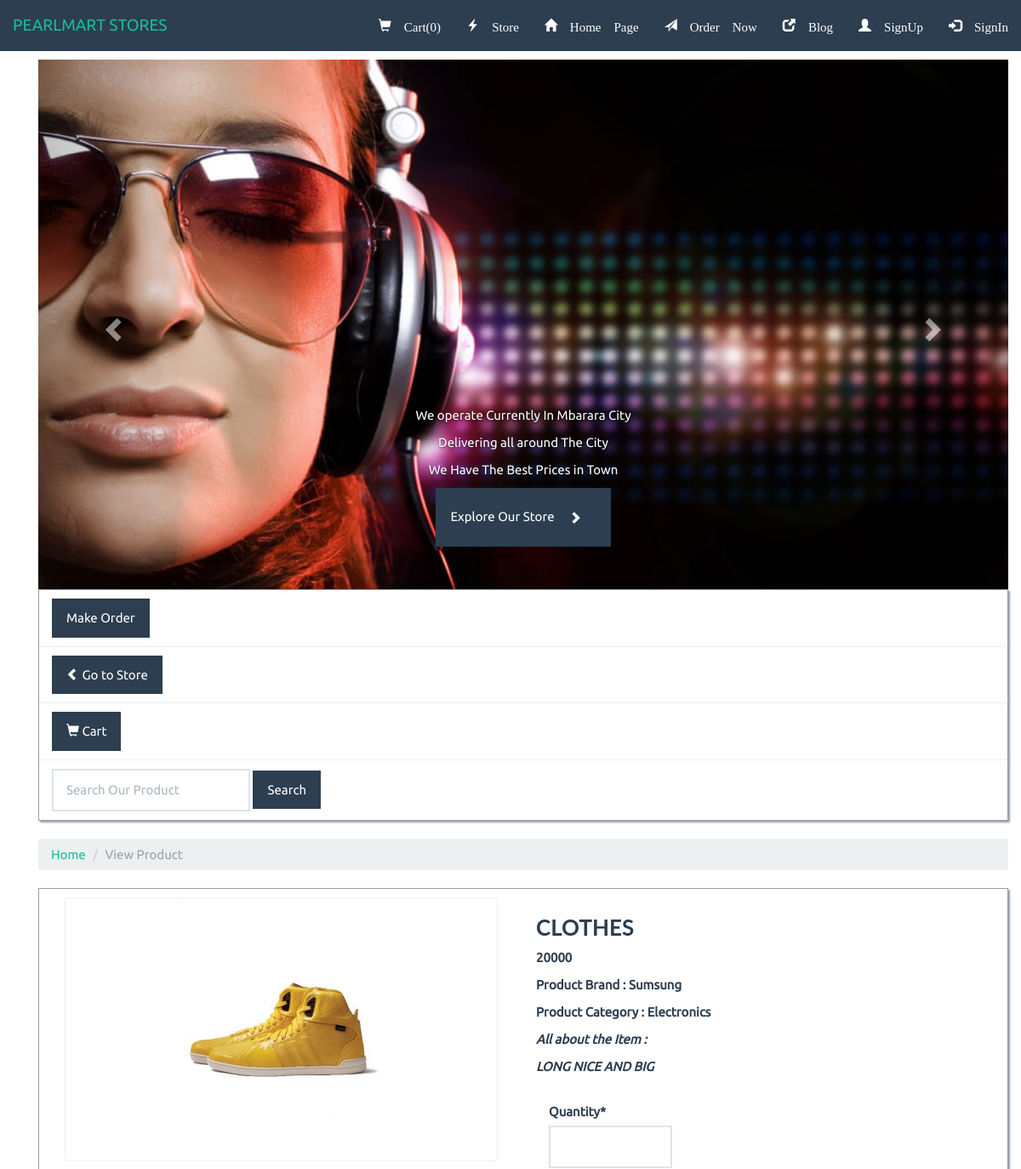
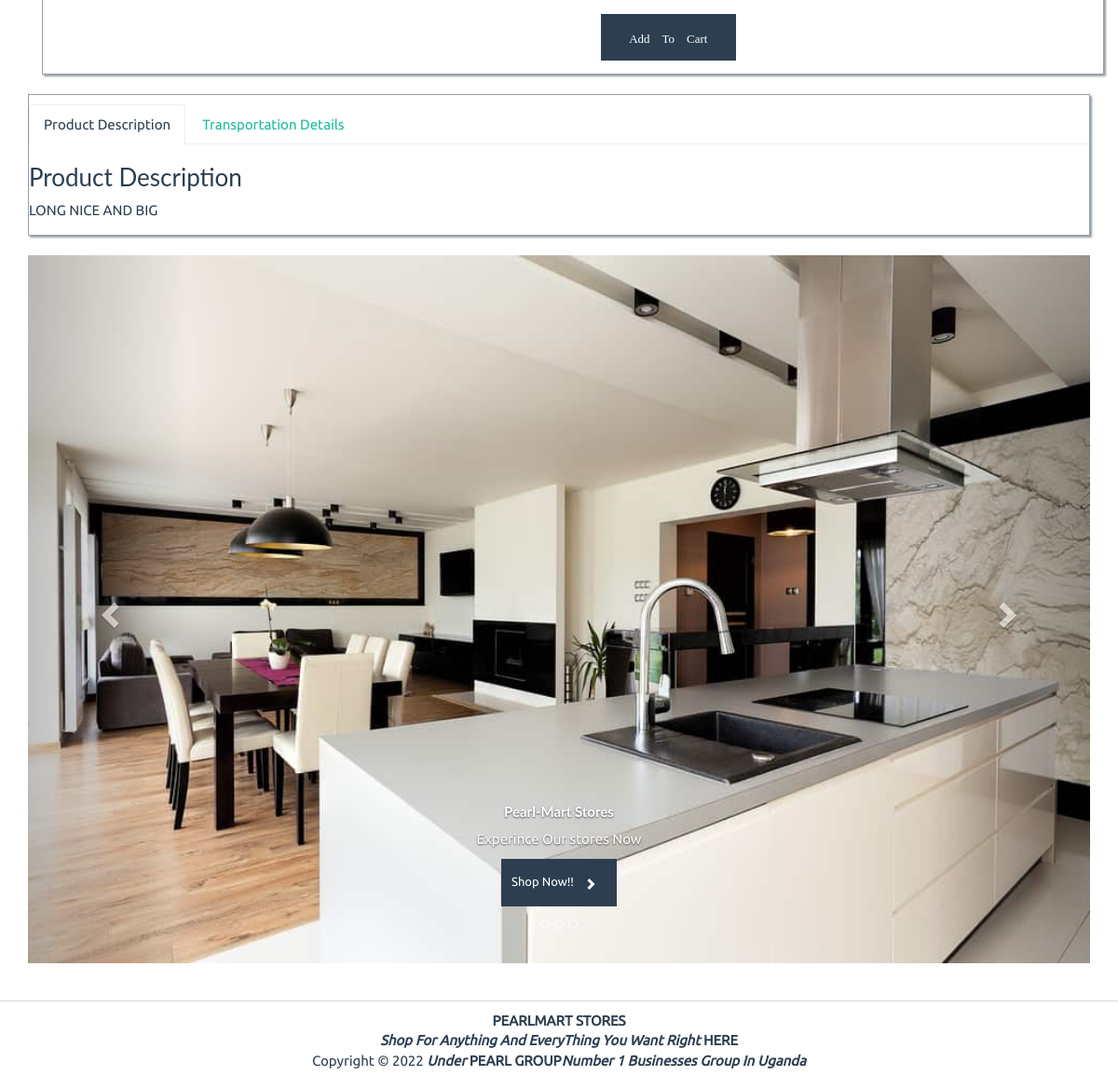
Page /1/details/ on the committed database (2 pictures, top to bottom).
### store/models/product.py (models this page shows, shortened)
class Product(models.Model):
    name = models.CharField(max_length=50)
    price = models.IntegerField(default=0)
    stock = models.IntegerField(default=1)
    category = models.ForeignKey(Category, on_delete=models.CASCADE, default=1)
    brand = models.ForeignKey(Brand, on_delete=models.CASCADE, default=1)
    description = models.CharField(max_length=200, default='' , null=True , blank=True)
    image = models.ImageField(upload_to='uploads/products/')

### store/models/brand.py (models this page shows, shortened)
class Brand(models.Model):
    name = models.CharField(max_length=20)

### store/models/category.py (models this page shows, shortened)
class Category(models.Model):
    name = models.CharField(max_length=20)

### store/views/viewproduct.py (the view, shortened to what this page needs)
# urls.py: path('<int:id>/details/', details , name='details'),
def details(request, id):
    form=ViewCartForm()
    product=Product.objects.get(id=id)
    context={'product':product,'form':form}
    cart = request.session.get('cart')
    request.session['cart'] = cart
    print('cart' , request.session['cart'])
    return render(request , 'viewproduct.html',context)

### store/views/forms.py
class ViewCartForm(forms.ModelForm):
	class Meta:
		model=Order
		fields=('quantity','id',)
	def __init__(self, *args, **kwargs,):
		super().__init__(*args, **kwargs)
		self.fields['quantity']=forms.FloatField(max_value=100, min_value=1)

### store/templates/viewproduct.html (shortened to what this page needs)
{% extends "base.html" %}
{% load static %}
{% load cart %}
{% load custom_filter %}
{% load crispy_forms_tags %}
{% block body %}
<div class="container">
<div class="row">
	<div class="col-lg-12">
		<ol class="breadcrumb">
			<li>
				<a href="">Home</a>
			</li>
			<li class="active">View Product</li>
		</ol>
	</div>
</div>
</div>
	<div class="container">
		<div class="panel panel-primary">
			<div class="panel-body">
				<div class="row">
					<div class="col-lg-6">
						<div class="col-xs-12 col-sm-12 col-md-12 col-lg-12">
							<div class="thumbnail thumbnail-q">
								<img src="{{product.image.url}}" alt="" style="max-width:100%;height: 300px;">
							</div>
						</div>
					</div>
					<div class="col-lg-4">
						<h3 class="bold">{{ product.name }} </h3>
						<p class="bold">{{ product.price }}</p>
						<p class="bold">Product Brand : {{ product.brand.name }}</p>
						<p class="bold">Product Category : {{ product.category.name }}</p>
						<p><i class="bold">All about the Item :<br/><div><b>{{ product.description }}</b></div></i></p>
						<br />
					<div class="col-lg-6">
						<form action="" method="POST" class="btn-block">
							{{ form|crispy}}
							<input type="submit"  class="btn btn-primary btn-sm mt-2 glyphicon glyphicon-shopping-cart form-control"
								value="Add To Cart">
						</form>
						</div>
			</div>
		</div>
		</div>
					</div>
				</div>
			</div>
<div class="container">
<div class="panel panel-primary">
			<div class="panel-body">
				<div class="row">
		<div role="tabpanel">
			<ul class="nav nav-tabs" role="tablist">
				<li role="presentation" class="active">
					<a href="#description" aria-controls="description" role="tab" data-toggle="tab">Product Description</a>
				</li>
				<li role="presentation">
					<a href="#Delivery" aria-controls="Delivery" role="tab" data-toggle="tab">Transportation Details</a>
				</li>
			</ul>
			<div class="tab-content">
				<div role="tabpanel" class="tab-pane active" id="description">
					<h3>Product Description</h3>
					{{ product.description }}
				</div>
			</div>
		</div>
	</div>
</div>
</div>
{% endblock %}

### static/css/styles.css (style rules this page uses)
body { font-family: Ubuntu, verdana, georgia, serif, sans-serif; }
a, a:hover, a:active, a:focus, a:visited { text-decoration: none; }
.bold { font-weight: bolder !important; }
div.panel, .btn, .navbar { border-radius: 0; }
.form-control { border-radius: 0; height: 50px; }
div.panel-body { padding-top: 10px; }
.panel-primary { border-color: rgba(44, 62, 80, .5); box-shadow: 2px 2px 2px rgba(44, 62, 80, .5); }
.btn-primary { background-color: rgb(44, 62, 80); border-color: rgba(44, 62, 80, .5); }
div.thumbnail { box-shadow: 1px 1px 1px 3px rgba(44, 62, 80, .2); }
.thumbnail-q { box-shadow: 0 0 0 0 !important; }

### rows in the picture
Product: image (picture), name "CLOTHES", price "20000", brand.name "Sumsung", category.name "Electronics", description "LONG NICE AND BIG"

### other values in the picture
{{ request.session.cart.keys|length }} "0"
